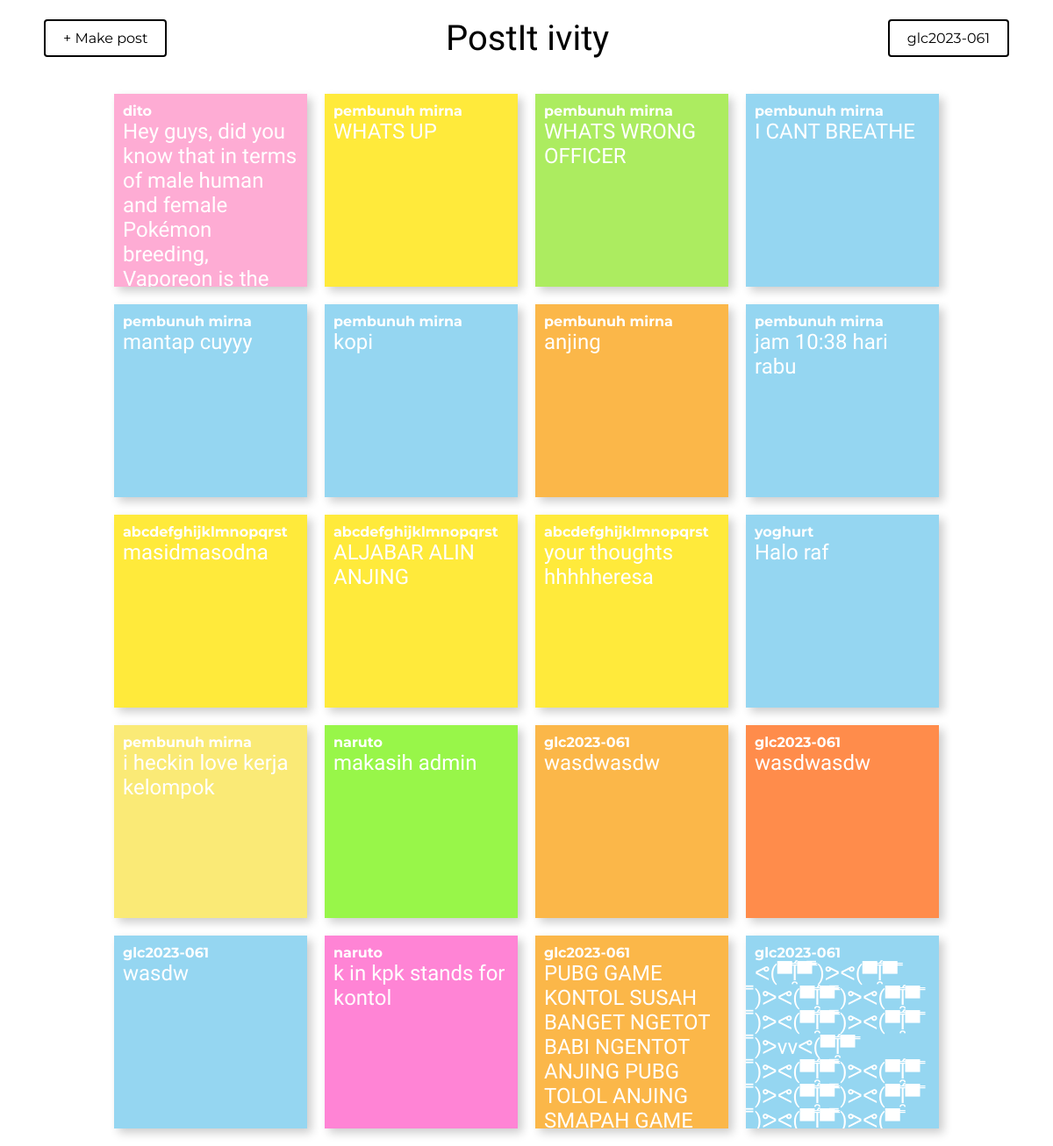
The page /index.php (signed in) on the database its author committed.
### tables this page shows
CREATE TABLE `user` (
  `ID` int(20) NOT NULL,
  `username` varchar(50) NOT NULL,
  `pass` varchar(50) NOT NULL
);

CREATE TABLE `post` (
  `ID` int(20) NOT NULL,
  `content` text NOT NULL,
  `user_ID` int(20) NOT NULL,
  `date` datetime NOT NULL,
  `color` varchar(7) NOT NULL,
  `font` varchar(30) NOT NULL
);

### index.php (the view, shortened to what this page needs)
<?php
	include("connection.php");
	include("functions.php");
	$user_data = check_login($con);
?>
<!DOCTYPE html>
<html>
<head>
	<link rel="stylesheet" href="template.css">
	<link rel="stylesheet" href="index.css">
</head>
<body>
	<?php
        GenerateNavBar($user_data);
    ?>
	<?php
	    $sql = "SELECT post.ID AS post_id, post.content, post.color, post.font, user.ID AS user_id, user.username
        FROM post
        INNER JOIN user ON post.user_ID = user.ID
        ORDER BY post.date DESC";
        $result = $con->query($sql);
        echo "<div class='post-container'>";
        if ($result->num_rows > 0)
        {
            $ctr = 0;
            while (($row = $result->fetch_assoc()) && ($ctr<20))
            {
                echo "<div class='post' style='background: {$row["color"]};'>";
                echo "<p id='username'>" . $row["username"] . "</p>";
               echo "<p id='content' style='font-family: " . $row['font'] . ";'>" . $row['content'] . "</p>";
                echo "</div>";
                $ctr++;
            }
        }
        else {echo "<p>No posts found.</p>";}
        echo "</div>";
	?>
</body>
</html>

### functions.php (shortened to what this page needs)
<?php
function check_login($con)
{
	if(isset($_SESSION['ID']))
	{
		$ID = $_SESSION['ID'];
		$query = "select * from user where ID = '$ID' limit 1";
		$result = mysqli_query($con,$query);
		if($result && mysqli_num_rows($result) > 0)
		{
			$user_data = mysqli_fetch_assoc($result);
			return $user_data;
		}
	}
	die;
}
function GenerateNavBar($user_data)
{
    $makePostLink = 'makepost.php';
    $indexLink = 'index.php';
    $postTitle = 'PostIt ivity';
    $accountLink = 'account.php';
    $username = $user_data['username'];
    echo '<div class="bar">';
    echo '<a id="makepost" href="' . $makePostLink . '">+ Make post</a>';
    echo '<a id="logo" href="' . $indexLink . '">' . $postTitle . '</a>';
    echo '<a id="account" href="' . $accountLink . '">' . $username . '</a>';
    echo '</div>';
}
?>

### template.css (style rules this page uses)
* { text-decoration: none; box-shadow: none; font-family: 'Montserrat', sans-serif; border: none; margin: 0 0 0 0; }
body { margin: 0px 10px; }
.bar { display: flex; justify-content: space-between; align-items: center; padding: 10px 40px; margin:10px 0; }
.bar a { color: black; }
#logo { font-size:40px; font-family: 'Fredericka the Great', serif; }
#makepost, #account { padding: 10px 20px; border: 2px solid #000000; border-radius:4px; }

### index.css (style rules this page uses)
.post-container { display: flex; justify-content:center; flex-wrap: wrap; gap: 20px; padding: 20px 20px; align-items:center; }
.post { width:200px; height:200px; color: white; display: flex; flex-direction: column; padding: 10px 10px; box-shadow: 5px 5px 10px rgba(0, 0, 0, 0.2); word-wrap: break-word; overflow: hidden; }
#username { font-family:'Montserrat'; font-size:16px; font-weight: bold; }
#content { font-size:24px; word-wrap: break-word; white-space: pre-line; }

### rows shown on the page
user: username "glc2023-061"
post: user_ID.username "dito", content "Hey guys, did you know that in terms of male human and female Pokémon breeding, Vaporeon is the…"
post: user_ID.username "pembunuh mirna", content "WHATS UP"
post: user_ID.username "pembunuh mirna", content "WHATS WRONG OFFICER"
post: user_ID.username "pembunuh mirna", content "I CANT BREATHE"
post: user_ID.username "pembunuh mirna", content "mantap cuyyy"
post: user_ID.username "pembunuh mirna", content "kopi"
post: user_ID.username "pembunuh mirna", content "anjing"
post: user_ID.username "pembunuh mirna", content "jam 10:38 hari rabu"
post: user_ID.username "abcdefghijklmnopqrst", content "masidmasodna"
post: user_ID.username "abcdefghijklmnopqrst", content "ALJABAR ALIN ANJING"
post: user_ID.username "abcdefghijklmnopqrst", content "your thoughts hhhhheresa"
post: user_ID.username "yoghurt", content "Halo raf"
post: user_ID.username "pembunuh mirna", content "i heckin love kerja kelompok"
post: user_ID.username "naruto", content "makasih admin"
post: user_ID.username "glc2023-061", content "wasdwasdw"
post: user_ID.username "glc2023-061", content "wasdwasdw"
post: user_ID.username "glc2023-061", content "wasdw"
post: user_ID.username "naruto", content "k in kpk stands for kontol"
post: user_ID.username "glc2023-061", content "PUBG GAME KONTOL SUSAH BANGET NGETOT BABI NGENTOT ANJING PUBG TOLOL ANJING SMAPAH GAME…"
post: user_ID.username "glc2023-061", content "ᕙ(▀̿ĺ̯▀̿ ̿)ᕗᕙ(▀̿ĺ̯▀̿ ̿)ᕗᕙ(▀̿ĺ̯▀̿ ̿)ᕗᕙ(▀̿ĺ̯▀̿ ̿)ᕗᕙ(▀̿ĺ̯▀̿ ̿)ᕗᕙ(▀̿ĺ̯▀̿ ̿)ᕗvvᕙ(▀̿ĺ̯▀̿ ̿)ᕗᕙ(▀̿ĺ̯▀̿ ̿)ᕗᕙ(▀̿ĺ̯▀̿ ̿)ᕗᕙ(▀̿ĺ̯▀̿ ̿)ᕗᕙ(▀̿ĺ̯▀̿ ̿)ᕗᕙ(▀̿ĺ̯▀̿ ̿)ᕗᕙ(▀̿"

### other values the page prints
$postTitle "PostIt ivity"
